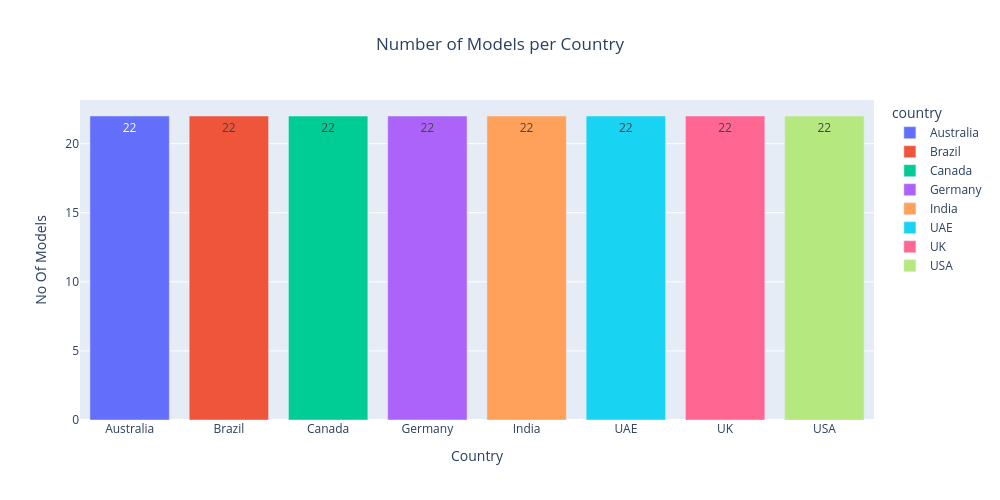

The cell this chart's notebook holds for it:
### Code cell
country_model_counts = global_mobile_review_eda_df.groupby('country')['model'].nunique().reset_index()

country_model_counts_fig = px.bar(country_model_counts, 
                                x='country', 
                                y='model', 
                                title='Number of Models per Country',
                                text='model',         # number on top of the bar
                                color='country'         # each bar a unique color
)

country_model_counts_fig.update_layout( xaxis_title = "Country",
                                       yaxis_title = "No Of Models",
                                       width=1000,
                                       height=500,
                                      title_x=0.5
)

country_model_counts_fig.show()

### Figure 1 — Plotly figure (JSON) as saved in the notebook; plotly's stock layout.template omitted (floating-point values rounded to 4 significant figures)
{"data": [{"hovertemplate": "country=%{x}<br>model=%{text}<extra></extra>", "legendgroup": "Australia", "marker": {"color": "#636efa", "pattern": {"shape": ""}}, "name": "Australia", "orientation": "v", "showlegend": true, "text": [22.0], "textposition": "auto", "type": "bar", "x": ["Australia"], "xaxis": "x", "y": [22], "yaxis": "y"}, {"hovertemplate": "country=%{x}<br>model=%{text}<extra></extra>", "legendgroup": "Brazil", "marker": {"color": "#EF553B", "pattern": {"shape": ""}}, "name": "Brazil", "orientation": "v", "showlegend": true, "text": [22.0], "textposition": "auto", "type": "bar", "x": ["Brazil"], "xaxis": "x", "y": [22], "yaxis": "y"}, {"hovertemplate": "country=%{x}<br>model=%{text}<extra></extra>", "legendgroup": "Canada", "marker": {"color": "#00cc96", "pattern": {"shape": ""}}, "name": "Canada", "orientation": "v", "showlegend": true, "text": [22.0], "textposition": "auto", "type": "bar", "x": ["Canada"], "xaxis": "x", "y": [22], "yaxis": "y"}, {"hovertemplate": "country=%{x}<br>model=%{text}<extra></extra>", "legendgroup": "Germany", "marker": {"color": "#ab63fa", "pattern": {"shape": ""}}, "name": "Germany", "orientation": "v", "showlegend": true, "text": [22.0], "textposition": "auto", "type": "bar", "x": ["Germany"], "xaxis": "x", "y": [22], "yaxis": "y"}, {"hovertemplate": "country=%{x}<br>model=%{text}<extra></extra>", "legendgroup": "India", "marker": {"color": "#FFA15A", "pattern": {"shape": ""}}, "name": "India", "orientation": "v", "showlegend": true, "text": [22.0], "textposition": "auto", "type": "bar", "x": ["India"], "xaxis": "x", "y": [22], "yaxis": "y"}, {"hovertemplate": "country=%{x}<br>model=%{text}<extra></extra>", "legendgroup": "UAE", "marker": {"color": "#19d3f3", "pattern": {"shape": ""}}, "name": "UAE", "orientation": "v", "showlegend": true, "text": [22.0], "textposition": "auto", "type": "bar", "x": ["UAE"], "xaxis": "x", "y": [22], "yaxis": "y"}, {"hovertemplate": "country=%{x}<br>model=%{text}<extra></extra>", "legendgroup": "UK", "marker": {"color": "#FF6692", "pattern": {"shape": ""}}, "name": "UK", "orientation": "v", "showlegend": true, "text": [22.0], "textposition": "auto", "type": "bar", "x": ["UK"], "xaxis": "x", "y": [22], "yaxis": "y"}, {"hovertemplate": "country=%{x}<br>model=%{text}<extra></extra>", "legendgroup": "USA", "marker": {"color": "#B6E880", "pattern": {"shape": ""}}, "name": "USA", "orientation": "v", "showlegend": true, "text": [22.0], "textposition": "auto", "type": "bar", "x": ["USA"], "xaxis": "x", "y": [22], "yaxis": "y"}], "layout": {"barmode": "relative", "height": 500, "legend": {"title": {"text": "country"}, "tracegroupgap": 0}, "title": {"text": "Number of Models per Country", "x": 0.5}, "width": 1000, "xaxis": {"anchor": "y", "categoryarray": ["Australia", "Brazil", "Canada", "Germany", "India", "UAE", "UK", "USA"], "categoryorder": "array", "domain": [0, 1], "title": {"text": "Country"}}, "yaxis": {"anchor": "x", "domain": [0, 1], "title": {"text": "No Of Models"}}}}
